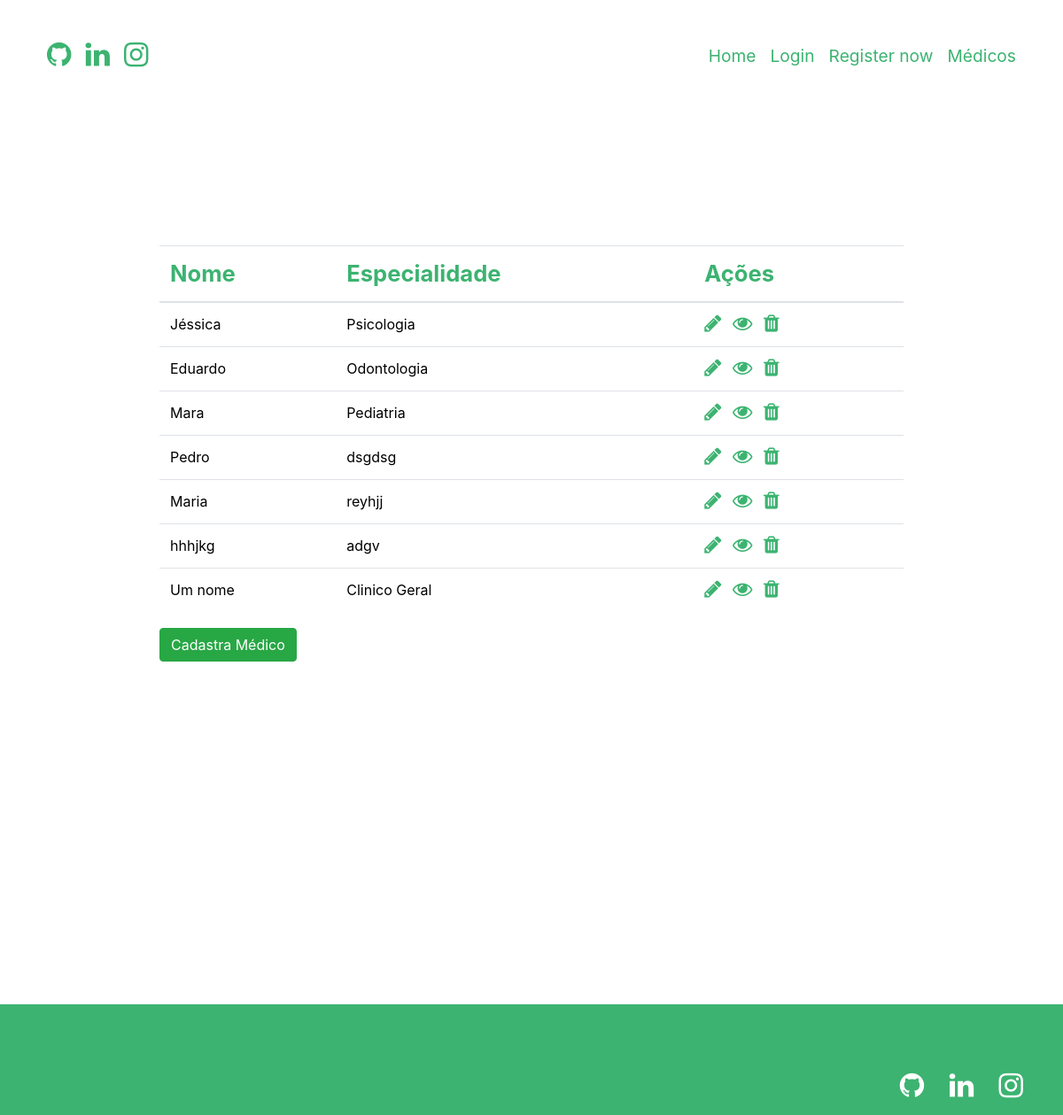
The app's page /medicos with its own data.
### app/models/models.py (models this page shows, shortened)
class Medico(db.Model):
    __tablename__ = 'medicos'
    id   = db.Column(db.Integer, primary_key=True)
    nome = db.Column(db.String(250))
    especialidade = db.Column(db.String(250))

### app/controllers/medicos/routes.py (the view)
@app.route('/medicos',methods=['GET'])
def lista_medicos():
    dados = Medico.query.all()
    return render_template('medicos.html', dados = dados)

### app/templates/medicos.html (shortened to what this page needs)
{% extends 'base.html' %}
{% block content %}
	<div class="tamanho-table">
		<table class="table h-25">
			<thead>
				<th>Nome</th>
				<th>Especialidade</th>
				<th>Ações</th>
			</thead>
			<tbody>
				{% for dado in dados %}
				<tr>
					<td>{{ dado.nome }}</td>
					<td>{{ dado.especialidade }}</td>
					<td>
						<a href="/medicosedit/{{ dado.id }}"><i class="fa fa-pencil" aria-hidden="true"></i></a>
						<a href="/medicosview/{{ dado.id }}"><i class="fa fa-eye" aria-hidden="true"></i></a>
						<a href="/medicosdel/{{ dado.id }}" onclick="return confirm('Tem certeza que quer deletar {{ dado.nome }} ?')"><i class="fa fa-trash" aria-hidden="true"></i></a>
					</td>
				</tr>
				{% endfor %}
			</tbody>
		</table>
		<p><a href="/medicosadd" class="btn btn-success">Cadastra Médico</a></p>
	</div>
{% endblock %}

### app/templates/base.html (shortened to what this page needs)
<!DOCTYPE html>
<html lang="en">
<head>
    {% block head %}
    <link rel="stylesheet" href="https://stackpath.bootstrapcdn.com/bootstrap/4.5.2/css/bootstrap.min.css">
    <link rel="stylesheet" href="https://stackpath.bootstrapcdn.com/font-awesome/4.7.0/css/font-awesome.min.css">
    {% endblock %}
</head>
<body>
    <nav class="navbar navbar-expand-xl navbar-togglable fixed-top navbar-dark">
        <div class="container">
          <div class="collapse navbar-collapse" id="navbarCollapse">
            <ul class="navbar-nav mr-auto">
              <li class="nav-item">
                <a href="https://github.com/duduzassss" target="_blank" class="nav-link">
                  <i class="fa fa-github git"></i>
                </a>
              </li>
              <li class="nav-item">
                <a href="https://www.linkedin.com/in/eduardo-bitencourt-b27597172/" target="_blank" class="nav-link">
                  <i class="fa fa-linkedin linkedin"></i>
                </a>
              </li>
              <li class="nav-item">
                <a href="https://www.instagram.com/duds.bit/" target="_blank" class="nav-link">
                  <i class="fa fa-instagram insta"></i>
                </a>
              </li>
            </ul>
            <ul class="navbar-nav ml-auto">
              <li class="nav-item dropdown">
                <a class="nav-link home" href="{{ url_for('index') }}" id="navbarHome" role="button">
                  Home
                </a>
              </li>
              <li class="nav-item dropdown">
                <a class="nav-link login" href="#" id="navbarLogin" role="button">
                  Login
                </a>
              </li>
              <li class="nav-item">
                <a href="#" class="nav-link register">
                  Register now
                </a>
              </li>
              <li class="nav-item">
                <a href="medicos" class="nav-link medicos">
                  Médicos
                </a>
              </li>
            </ul>
          </div>
        </div>
    </nav>
    <main>
        {% block content %}
        {% endblock %}
    </main>
    <footer class="section">
        <div class="container">
          <div class="row align-items-center">
            <div class="col-md">
              <ul class="list-inline list-unstyled text-md-right">
                <li class="list-inline-item">
                  <a href="https://github.com/duduzassss" target="_blank">
                    <i class="fa fa-github" aria-hidden="true"></i>
                  </a>
                </li>
                <li class="list-inline-item ml-3">
                  <a href="https://www.linkedin.com/in/eduardo-bitencourt-b27597172/" target="_blank">
                    <i class="fa fa-linkedin" aria-hidden="true"></i>
                  </a>
                </li>
                <li class="list-inline-item ml-3">
                  <a href="https://www.instagram.com/duds.bit/" target="_blank">
                    <i class="fa fa-instagram" aria-hidden="true"></i>
                  </a>
                </li>
              </ul>
            </div>
          </div>
        </div>
    </footer>
</body>
</html>

### records on screen
Medico: nome "Jéssica", especialidade "Psicologia"
Medico: nome "Eduardo", especialidade "Odontologia"
Medico: nome "Mara", especialidade "Pediatria"
Medico: nome "Pedro", especialidade "dsgdsg"
Medico: nome "Maria", especialidade "reyhjj"
Medico: nome "hhhjkg", especialidade "adgv"
Medico: nome "Um nome", especialidade "Clinico Geral"
